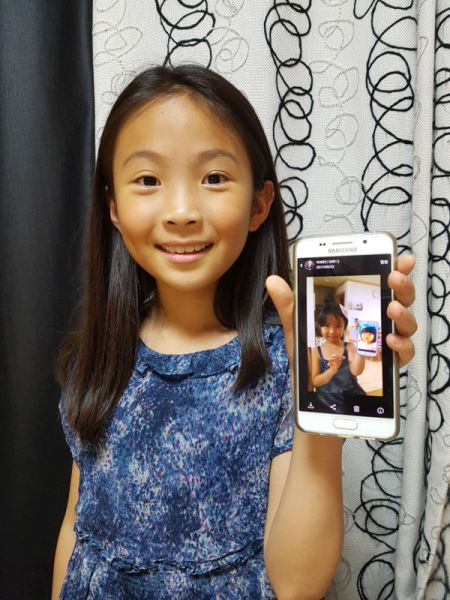
#> input picture img/model.jpg, 450 x 600 px
$ python template_matching.py
#> lines starting #> are read from the running program, lines starting #| are printed output that depends on the picture; pictures that were not available may be replaced by others from this repository, and a replacement may not be noted
import cv2
import numpy as np
import matplotlib.pyplot as plt

model = cv2.imread('../img/model.jpg')
#> model is the input picture: shape (600, 450, 3); mean B, G, R 107, 111.5, 117.8
template = cv2.imread('../img/model_template.jpg')
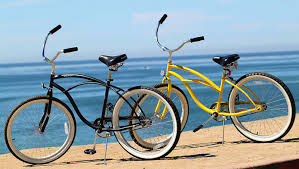
#> input picture img/bicycle.jpg, 299 x 169 px, given in place of model_template.jpg, which was not available
#> template is the input picture: shape (169, 299, 3); mean B, G, R 169.3, 161.4, 141.8

c, w, h = template.shape[:: -1]
#> c = 3; w = 299; h = 169

methods = ['cv2.TM_CCOEFF', 'cv2.TM_CCOEFF_NORMED', 'cv2.TM_CCORR',
            'cv2.TM_CCORR_NORMED', 'cv2.TM_SQDIFF', 'cv2.TM_SQDIFF_NORMED']

for method_name in methods:
    img = model.copy()
    print(method_name)
    method = eval(method_name)
    try:
        res = cv2.matchTemplate(img, template, method)
        print(res.shape, res)
        min_val, max_val, min_loc, max_loc = cv2.minMaxLoc(res)
    except :
        print('Error', method_name)
        continue

    if method in [cv2.TM_SQDIFF, cv2.TM_SQDIFF_NORMED]:
        top_left = min_loc
    else:
        top_left = max_loc
    bottom_right = (top_left[0] + w, top_left[1] + h)
    cv2.rectangle(img, top_left, bottom_right, (0,0,255),2)

    plt.subplot(121)
    plt.imshow(res, cmap='gray')
    plt.title('Matching Result')
    plt.xticks([]), plt.yticks([])
    plt.subplot(122)
    rgb=cv2.cvtColor(img, cv2.COLOR_BGR2RGB)
    plt.imshow(rgb)
    plt.title('Detected Point')
    plt.xticks([]), plt.yticks([])
    plt.suptitle(method_name)
    plt.show()
#> this loop made 6 passes
#> (min_val, max_val, min_loc, top_left, bottom_right) on passes 1 to 4: (-89655800, 152653248, (88, 258), (105, 11), (404, 180)), (-0.148, 0.232, (46, 263), (105, 11), (404, 180)), (1.56e+09, 4.09e+09, (0, 239), (133, 0), (432, 169)), (0.701, 0.885, (37, 262), (113, 0), (412, 169))
#> (min_val, max_val, max_loc, top_left, bottom_right) on passes 5 to 6: (1.06e+09, 2.33e+09, (0, 239), (113, 1), (412, 170)), (0.232, 1, (0, 213), (113, 0), (412, 169))
#> (printed output is left out)
#> pass 1, `res = cv2.matchTemplate(img, template, method)`:
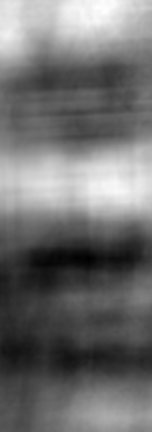
#> res: shape (432, 152) float32; min -89655800, max 152653248, mean 17351812; drawn with min black and max white
#> pass 1, `plt.show()`:
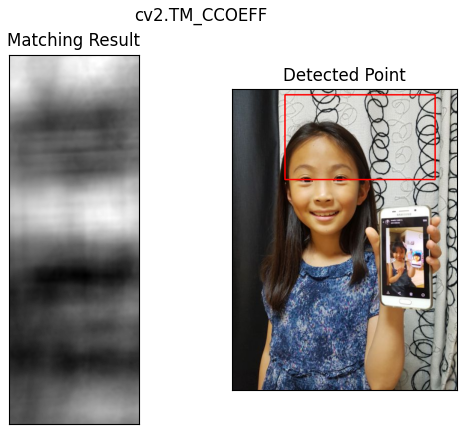
#> figure drawn by matplotlib, 2 panels
#> pass 2, `res = cv2.matchTemplate(img, template, method)`:
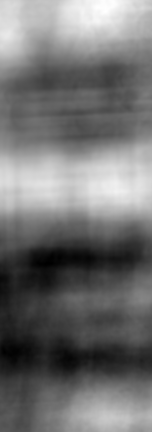
#> res: shape (432, 152) float32; min -0.148, max 0.232, mean 0.0227; drawn with min black and max white
#> pass 3, `res = cv2.matchTemplate(img, template, method)`:
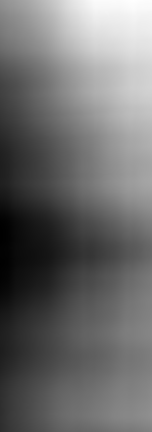
#> res: shape (432, 152) float32; min 1.56e+09, max 4.09e+09, mean 2.64e+09; drawn with min black and max white
#> after the loop:
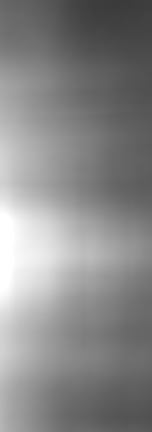
#> res: shape (432, 152) float32; min 0.232, max 1, mean 0.537
